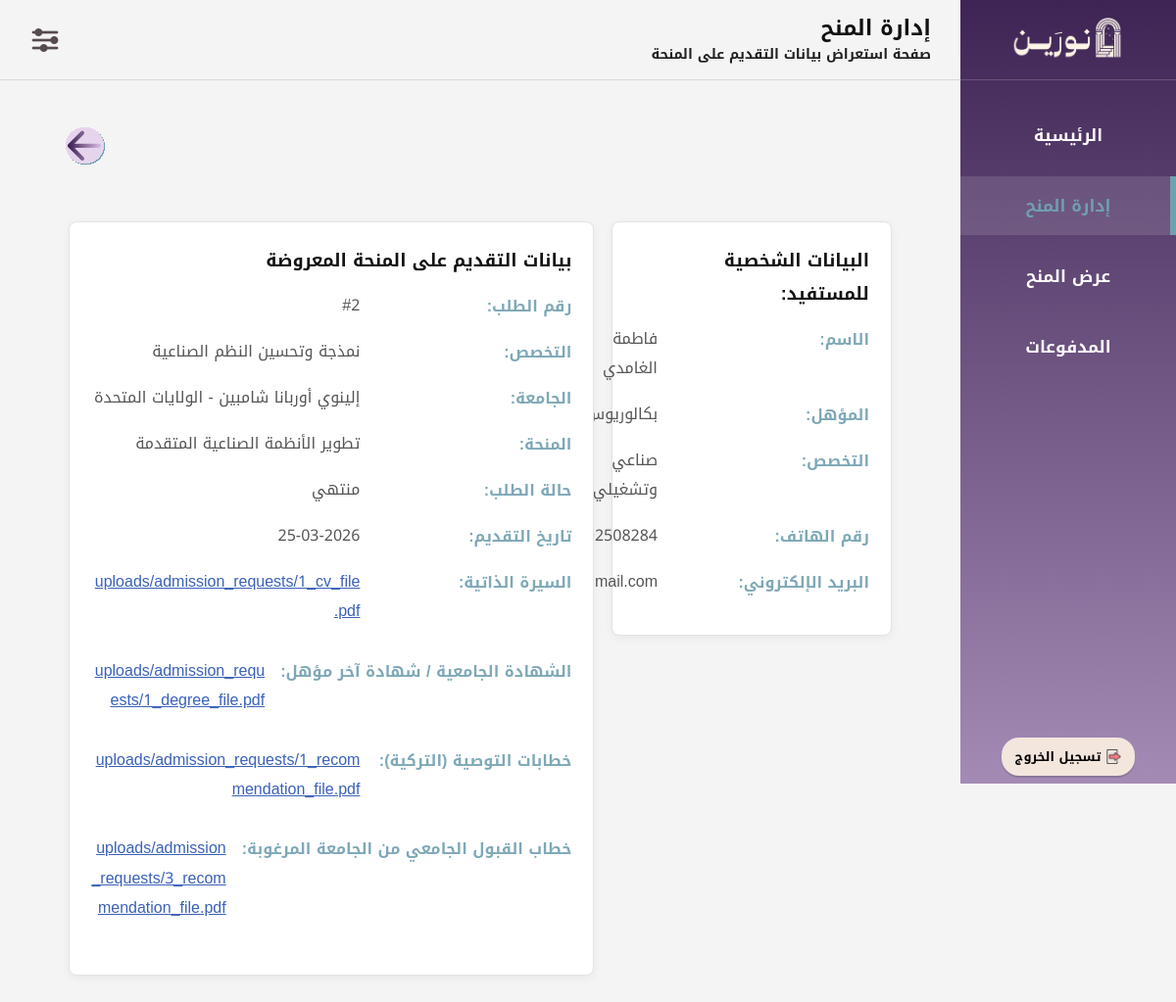
The app's page /Inv07_StudentDetails.php?request_id=2 (signed in), older data.
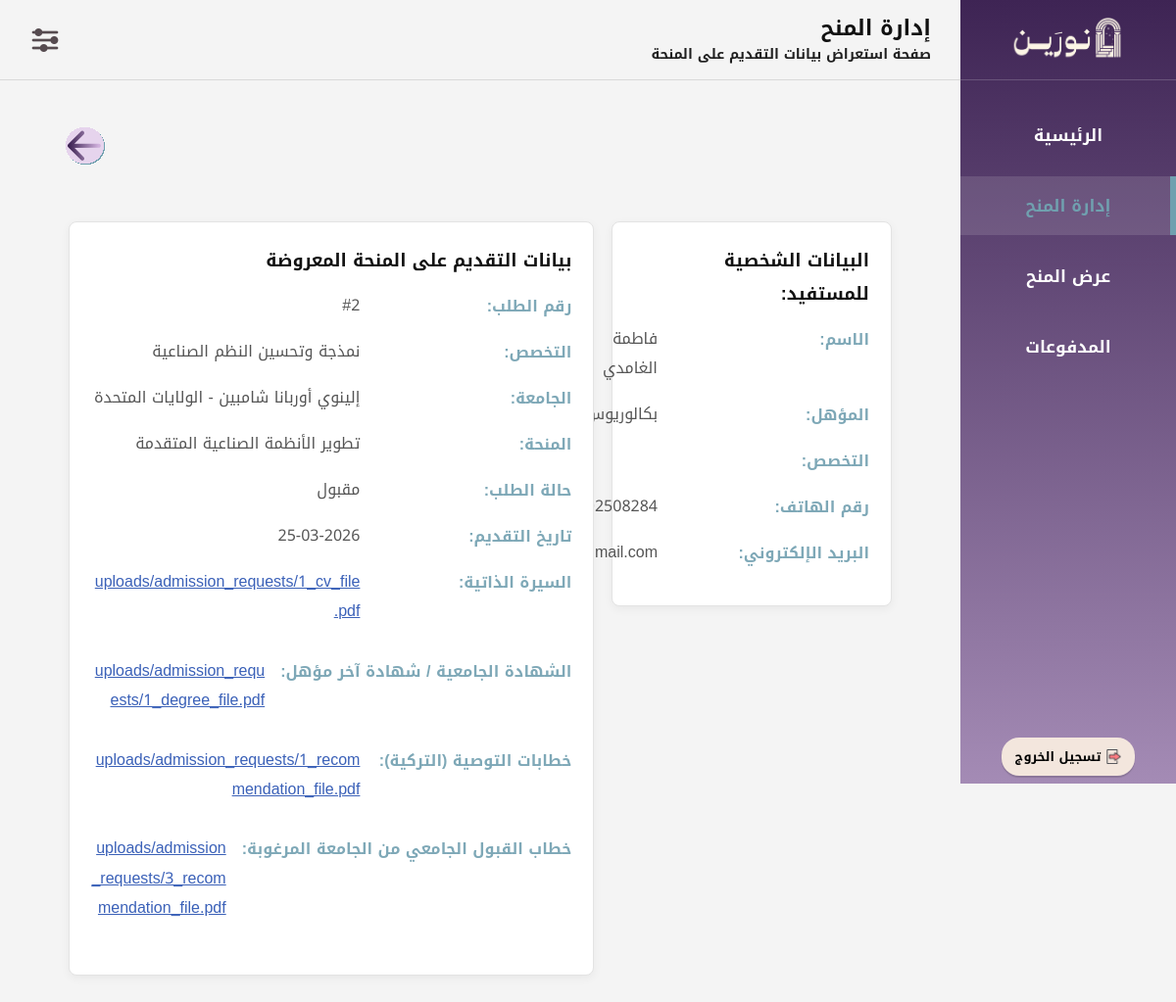
The same page, newer data.
### tables this page shows
CREATE TABLE `scholarship_requests` (
  `request_id` int(11) NOT NULL,
  `scholarship_id` int(11) NOT NULL,
  `bnf_id` int(11) NOT NULL,
  `Submit_date` date NOT NULL,
  `request_status` enum('مقبول','مرفوض','تحت المراجعة','منتهي','ملغي') NOT NULL DEFAULT 'تحت المراجعة',
  `major_name` varchar(100) NOT NULL,
  `univ_name` varchar(100) NOT NULL
);

CREATE TABLE `beneficiary` (
  `bnf_id` int(11) NOT NULL,
  `email` varchar(100) NOT NULL,
  `f_name` varchar(50) NOT NULL,
  `l_name` varchar(50) NOT NULL,
  `phone_num` varchar(15) NOT NULL,
  `password` varchar(255) NOT NULL,
  `degree_level` enum('ثانوي','بكالوريوس','ماجستير','') NOT NULL,
  `account_status` enum('نشط','محظور') NOT NULL DEFAULT 'نشط',
  `sch_field` varchar(100) NOT NULL
);

CREATE TABLE `scholarship_opps` (
  `scholarship_id` int(11) NOT NULL,
  `sch_field` enum('تقني وحوسبي','علوم طبيعية','صناعي وتشغيلي','ادراي','قانوني','اجتماعي وانساني','تصميمي','اقتصادي','إعلامي','بيئي','لوجيستي','صحي') NOT NULL,
  `inv_id` int(11) NOT NULL,
  `sch_name` varchar(100) NOT NULL,
  `requirements` text NOT NULL,
  `study_level` enum('بكالوريوس','ماجستير','دكتوراه') NOT NULL,
  `Specializations` text NOT NULL,
  `app_deadline` datetime NOT NULL
);

### Inv07_StudentDetails.php (the view, shortened to what the changed rows need)
<?php
$con = mysqli_connect("localhost", "root", "", "noreen");
mysqli_set_charset($con, "utf8mb4");
$inv_id = $_SESSION['inv_id'];
$request_id = (int)$_GET['request_id'];
$sql = "SELECT
scholarship_requests.request_id,
scholarship_requests.bnf_id,
scholarship_requests.scholarship_id,
scholarship_requests.univ_name,
scholarship_requests.major_name,
scholarship_requests.request_status,
scholarship_requests.Submit_date,
beneficiary.f_name,
beneficiary.l_name,
beneficiary.phone_num,
beneficiary.email,
beneficiary.degree_level,
beneficiary.sch_field,
scholarship_opps.sch_name
FROM scholarship_requests
INNER JOIN beneficiary ON scholarship_requests.bnf_id = beneficiary.bnf_id
INNER JOIN scholarship_opps ON scholarship_requests.scholarship_id = scholarship_opps.scholarship_id
WHERE scholarship_requests.request_id = ?
AND scholarship_opps.inv_id = ?";
$stmt = mysqli_prepare($con, $sql);
mysqli_stmt_bind_param($stmt, "ii", $request_id, $inv_id);
mysqli_stmt_execute($stmt);
$result = mysqli_stmt_get_result($stmt);
$row = mysqli_fetch_assoc($result);
?>
<!DOCTYPE html>
<html lang="ar" dir="rtl">
<head>
<link rel="stylesheet" href="CSS01Layout.css?v=3">
</head>
<body>
<div class="layout">
<div class="main-content">
<header class="header">
    <div class="page-heading">
<h1 class="page-title">إدارة المنح</h1>
</div>
</header>
<section class="page">
<div class="student-page">
<div class="data-grid">
<div class="data-box right-box">
<div class="info-row">
<div class="info-label">الاسم:</div>
<div class="info-value"><?php echo htmlspecialchars($row['f_name'])." ".htmlspecialchars($row['l_name']); ?></div>
</div>
<div class="info-row">
<div class="info-label">المؤهل:</div>
<div class="info-value"><?php echo htmlspecialchars($row['degree_level']); ?></div>
</div>
<div class="info-row">
<div class="info-label">التخصص:</div>
<div class="info-value"><?php echo htmlspecialchars($row['sch_field']); ?></div>
</div>
<div class="info-row">
<div class="info-label">رقم الهاتف:</div>
<div class="info-value"><?php echo htmlspecialchars($row['phone_num']); ?></div>
</div>
</div>
<div class="data-box left-box">
<div class="info-row">
<div class="info-label">رقم الطلب:</div>
<div class="info-value">#<?php echo htmlspecialchars($row['request_id']); ?></div>
</div>
<div class="info-row">
<div class="info-label">التخصص:</div>
<div class="info-value"><?php echo htmlspecialchars($row['major_name']); ?></div>
</div>
<div class="info-row">
<div class="info-label">الجامعة:</div>
<div class="info-value"><?php echo htmlspecialchars($row['univ_name']); ?></div>
</div>
<div class="info-row">
<div class="info-label">المنحة:</div>
<div class="info-value"><?php echo htmlspecialchars($row['sch_name']); ?></div>
</div>
<div class="info-row">
<div class="info-label">حالة الطلب:</div>
<div class="info-value"><?php echo htmlspecialchars($row['request_status']); ?></div>
</div>
<div class="info-row">
<div class="info-value"><span class="date-fix"><?php echo date("d-m-Y", strtotime($row['Submit_date'])); ?></span></div>
</div>
</div>
</div>
</div>
</section>
</div>
</div>
</body>
</html>

Row changes from the older to the newer data that the page shows:
changed scholarship_requests "نمذجة وتحسين النظم الصناعية": request_status "منتهي" → "مقبول"; bnf.sch_field "صناعي وتشغيلي" → (not shown)
